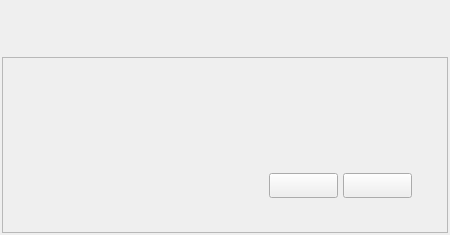
<?xml version="1.0" encoding="UTF-8"?>
<ui version="4.0">
 <class>Dialog</class>
 <widget class="QDialog" name="Dialog">
  <property name="geometry">
   <rect>
    <x>0</x>
    <y>0</y>
    <width>450</width>
    <height>235</height>
   </rect>
  </property>
  <property name="minimumSize">
   <size>
    <width>450</width>
    <height>235</height>
   </size>
  </property>
  <property name="maximumSize">
   <size>
    <width>450</width>
    <height>235</height>
   </size>
  </property>
  <property name="windowTitle">
   <string>Dialog</string>
  </property>
  <layout class="QVBoxLayout" name="verticalLayout">
   <property name="spacing">
    <number>0</number>
   </property>
   <property name="leftMargin">
    <number>0</number>
   </property>
   <property name="topMargin">
    <number>0</number>
   </property>
   <property name="rightMargin">
    <number>0</number>
   </property>
   <property name="bottomMargin">
    <number>0</number>
   </property>
   <item>
    <widget class="QFrame" name="frame_2">
     <property name="frameShape">
      <enum>QFrame::NoFrame</enum>
     </property>
     <property name="frameShadow">
      <enum>QFrame::Plain</enum>
     </property>
     <layout class="QVBoxLayout" name="verticalLayout_2">
      <property name="spacing">
       <number>0</number>
      </property>
      <property name="leftMargin">
       <number>2</number>
      </property>
      <property name="topMargin">
       <number>2</number>
      </property>
      <property name="rightMargin">
       <number>2</number>
      </property>
      <property name="bottomMargin">
       <number>2</number>
      </property>
      <item>
       <widget class="QFrame" name="frame_top">
        <property name="minimumSize">
         <size>
          <width>0</width>
          <height>55</height>
         </size>
        </property>
        <property name="maximumSize">
         <size>
          <width>16777215</width>
          <height>55</height>
         </size>
        </property>
        <property name="frameShape">
         <enum>QFrame::NoFrame</enum>
        </property>
        <property name="frameShadow">
         <enum>QFrame::Plain</enum>
        </property>
        <layout class="QHBoxLayout" name="horizontalLayout">
         <property name="spacing">
          <number>0</number>
         </property>
         <property name="leftMargin">
          <number>0</number>
         </property>
         <property name="topMargin">
          <number>0</number>
         </property>
         <property name="rightMargin">
          <number>0</number>
         </property>
         <property name="bottomMargin">
          <number>0</number>
         </property>
         <item>
          <widget class="QLabel" name="lab_heading">
           <property name="font">
            <font>
             <family>Segoe UI</family>
             <pointsize>14</pointsize>
            </font>
           </property>
           <property name="text">
            <string/>
           </property>
           <property name="alignment">
            <set>Qt::AlignCenter</set>
           </property>
          </widget>
         </item>
         <item>
          <widget class="QPushButton" name="bn_min">
           <property name="minimumSize">
            <size>
             <width>55</width>
             <height>55</height>
            </size>
           </property>
           <property name="maximumSize">
            <size>
             <width>55</width>
             <height>55</height>
            </size>
           </property>
           <property name="text">
            <string/>
           </property>
           <property name="icon">
            <iconset>
             <normaloff>icons/1x/hideAsset 53.png</normaloff>icons/1x/hideAsset 53.png</iconset>
           </property>
           <property name="iconSize">
            <size>
             <width>22</width>
             <height>12</height>
            </size>
           </property>
           <property name="autoDefault">
            <bool>false</bool>
           </property>
           <property name="flat">
            <bool>true</bool>
           </property>
          </widget>
         </item>
         <item>
          <widget class="QPushButton" name="bn_close">
           <property name="minimumSize">
            <size>
             <width>55</width>
             <height>55</height>
            </size>
           </property>
           <property name="maximumSize">
            <size>
             <width>55</width>
             <height>55</height>
            </size>
           </property>
           <property name="text">
            <string/>
           </property>
           <property name="icon">
            <iconset>
             <normaloff>icons/1x/closeAsset 43.png</normaloff>icons/1x/closeAsset 43.png</iconset>
           </property>
           <property name="iconSize">
            <size>
             <width>22</width>
             <height>22</height>
            </size>
           </property>
           <property name="autoDefault">
            <bool>false</bool>
           </property>
           <property name="flat">
            <bool>true</bool>
           </property>
          </widget>
         </item>
        </layout>
       </widget>
      </item>
      <item>
       <widget class="QFrame" name="frame_bottom">
        <property name="frameShape">
         <enum>QFrame::StyledPanel</enum>
        </property>
        <property name="frameShadow">
         <enum>QFrame::Raised</enum>
        </property>
        <layout class="QGridLayout" name="gridLayout">
         <property name="leftMargin">
          <number>15</number>
         </property>
         <property name="rightMargin">
          <number>35</number>
         </property>
         <property name="bottomMargin">
          <number>0</number>
         </property>
         <property name="horizontalSpacing">
          <number>5</number>
         </property>
         <property name="verticalSpacing">
          <number>0</number>
         </property>
         <item row="1" column="3">
          <widget class="QPushButton" name="bn_east">
           <property name="minimumSize">
            <size>
             <width>69</width>
             <height>25</height>
            </size>
           </property>
           <property name="maximumSize">
            <size>
             <width>69</width>
             <height>25</height>
            </size>
           </property>
           <property name="font">
            <font>
             <family>Segoe UI</family>
             <pointsize>12</pointsize>
            </font>
           </property>
           <property name="text">
            <string/>
           </property>
           <property name="autoDefault">
            <bool>false</bool>
           </property>
          </widget>
         </item>
         <item row="0" column="0">
          <widget class="QLabel" name="lab_icon">
           <property name="minimumSize">
            <size>
             <width>40</width>
             <height>40</height>
            </size>
           </property>
           <property name="maximumSize">
            <size>
             <width>40</width>
             <height>40</height>
            </size>
           </property>
           <property name="text">
            <string/>
           </property>
          </widget>
         </item>
         <item row="1" column="2">
          <widget class="QPushButton" name="bn_west">
           <property name="minimumSize">
            <size>
             <width>69</width>
             <height>25</height>
            </size>
           </property>
           <property name="maximumSize">
            <size>
             <width>69</width>
             <height>25</height>
            </size>
           </property>
           <property name="font">
            <font>
             <family>Segoe UI</family>
             <pointsize>12</pointsize>
            </font>
           </property>
           <property name="text">
            <string/>
           </property>
           <property name="autoDefault">
            <bool>false</bool>
           </property>
          </widget>
         </item>
         <item row="0" column="1" colspan="3">
          <widget class="QLabel" name="lab_message">
           <property name="font">
            <font>
             <family>Segoe UI</family>
             <pointsize>12</pointsize>
            </font>
           </property>
           <property name="text">
            <string/>
           </property>
           <property name="wordWrap">
            <bool>true</bool>
           </property>
          </widget>
         </item>
        </layout>
       </widget>
      </item>
     </layout>
    </widget>
   </item>
  </layout>
 </widget>
 <resources/>
 <connections/>
</ui>
